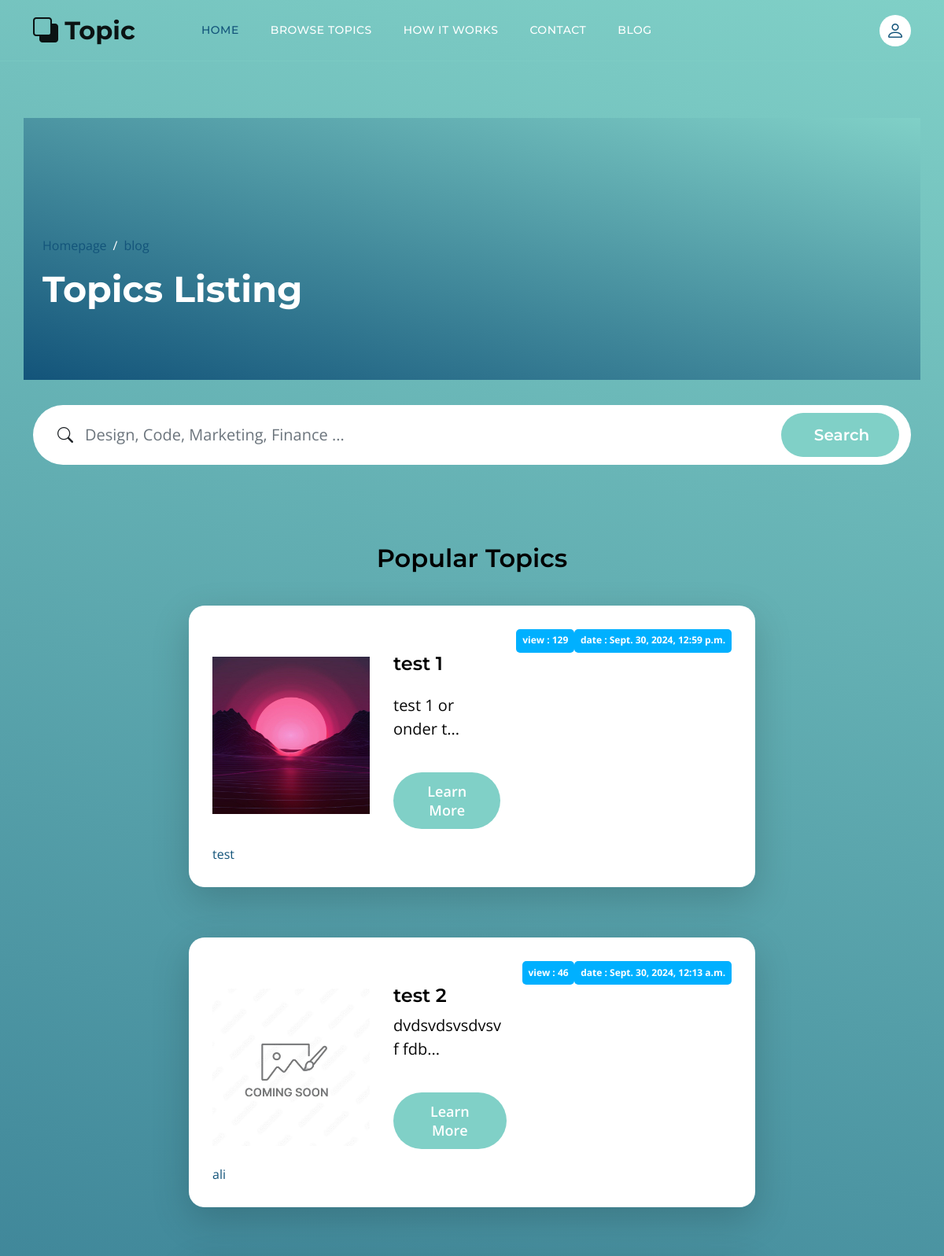
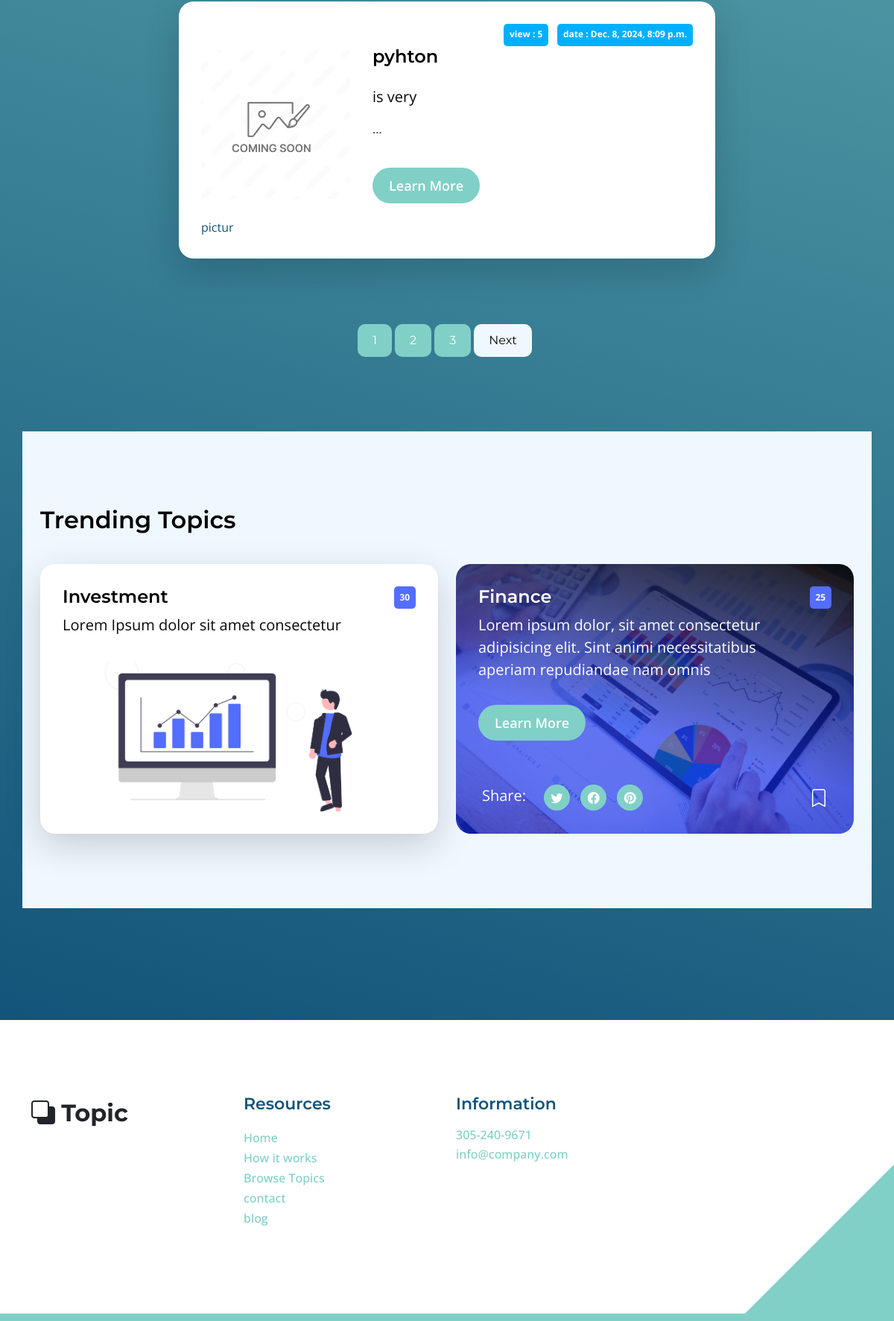
Screenshot of /blog/ with the database file from the repository (2 pictures, top to bottom).
### blog/models.py (models this page shows, shortened)
class post(models.Model):
    titel = models.CharField(max_length=255)
    content = models.TextField()
    img = models.ImageField(upload_to='blog/',default='default.jpg')
    status = models.BooleanField(default=False)
    cuntent_view=models.IntegerField(default=0)
    categore= models.ManyToManyField(categore)
    publish_date= models.DateTimeField(null=True)
    created_date= models.DateTimeField(auto_now_add=True)
    update_date= models.DateTimeField(auto_now=True)

class categore(models.Model):
    name = models.CharField(max_length=255)

### blog/views.py (the view)
# urls.py: path('', blog_home,name='blog_home'),
def blog_home(request,cat_name=None):
    now = timezone.now()
    posts = post.objects.filter(status=1,publish_date__lte=now)
    paginators = Paginator(posts,3)
    page_number = request.GET.get('page')
    if cat_name:
        posts = posts.filter(categore__name=cat_name)
    try:
        posts = paginators.get_page(page_number)
    except EmptyPage:
        posts = paginators.get_page(1)
    except PageNotAnInteger:
        posts = paginators.get_page(1)
    context = {'post': posts}
    return render(request,'blog/blog_home.html',context)

### blog/templatetags/blog-tag.py (called while the page is built)
@register.filter(name='short')
def function(value,arg=20):
    return value[:arg]+'...'

### templates/blog/blog_home.html (shortened to what this page needs)
{% extends "base.html" %}
{% load static %}
{% load blog-tag %}
{% load humanizelib %}
    {% block content %}
            <header class="site-header d-flex flex-column justify-content-center align-items-center">
                <div class="container">
                    <div class="row align-items-center">
                        <div class="col-lg-5 col-12">
                            <nav aria-label="breadcrumb">
                                <ol class="breadcrumb">
                                    <li class="breadcrumb-item"><a href="{% url 'website:index' %}">Homepage</a></li>
                                    <li class="breadcrumb-item"><a href="{% url 'blog:blog_home' %}">blog</a></li>
                                </ol>
                            </nav>
                            <h2 class="text-white">Topics Listing</h2>
                        </div>
                    </div>
                </div>
            </header>
            {% include 'blog/blog-search.html' %}
            <section class="section-padding">
                <div class="container">
                    <div class="row">
                        <div class="col-lg-12 col-12 text-center">
                            <h3 class="mb-4">Popular Topics</h3>
                        </div>
                    {% for p in post %}
                        <div class="col-lg-8 col-12 mt-3 mx-auto">
                            <div class="custom-block custom-block-topics-listing bg-white shadow-lg mb-5">
                                <div class="d-flex">
                                    <img src="{{p.img.url}}" class="custom-block-image img-fluid" alt="">
                                    <div class="custom-block-topics-listing-info d-flex flex-column">
                                        <h5 class="posts-title">{{p.titel}}</h5>
                                        <p class="excert">{{p.content|short|safe}}</p>
                                        <a href="{% url 'blog:blog_single' p.id %}" class="btn custom-btn mt-3 mt-lg-4">Learn More</a>
                                    </div>
                                    <span class="badge bg-design rounded-pill ms-auto"> view : {{ p.cuntent_view }}</span>
                                    <span class="badge bg-design rounded-pill ms-auto">date : {{ p.publish_date|naturaltime }}</span>
                                </div>
                                {% for cat in p.categore.all %}
                                <a href="{% url 'blog:category' cat_name=cat.name %}">{{cat.name}}
                                </a>
                                {%endfor%}
                            </div>
                        </div>
                    {% endfor %}
                        <div class="col-lg-12 col-12">
                            <nav aria-label="Page navigation example">
                                <ul class="pagination justify-content-center mb-0">
                                    {% for i in post.paginator.page_range %}
                                    <li class="page-item active" aria-current="page">
                                        <a class="page-link" href="?page={{i}}">{{i}}</a>
                                    </li>
                                    {%endfor%}
                                    <li class="page-item">
                                        {% if post.has_next %}
                                        <a class="page-link " href="?page={{ post.next_page_number }}" aria-label="Next">
                                            <span aria-hidden="true">Next</span>
                                        </a>
                                        {% endif %}
                                    </li>
                                </ul>
                            </nav>
                        </div>
                    </div>
                </div>
            </section>
            {% include 'blog/blog-Trending-Topics.html' %}
        </main>
{% endblock %}

### templates/base.html (shortened to what this page needs)
{% load static %}
<!doctype html>
<html lang="en">
    <head>
        <link href="{% static 'css/bootstrap.min.css'%}" rel="stylesheet">
        <link href="{% static 'css/bootstrap-icons.css'%}" rel="stylesheet">
        <link href="{% static 'css/templatemo-topic-listing.css'%}" rel="stylesheet">
</head>
<body id="top">
    <main>
        <nav class="navbar navbar-expand-lg">
            <div class="container">
                <a class="navbar-brand" >
                    <i class="bi-back"></i>
                    <span>Topic</span>
                </a>
                <div class="collapse navbar-collapse" id="navbarNav">
                    <ul class="navbar-nav ms-lg-5 me-lg-auto">
                        <li class="nav-item">
                            <a class="nav-link " href="{% url 'website:index' %}">Home</a>
                        </li>
                        <li class="nav-item">
                            <a class="nav-link smoothscroll" href="#section_2">Browse Topics</a>
                        </li>
                        <li class="nav-item">
                            <a class="nav-link smoothscroll" href="#section_3" >How it works</a>
                        </li>
                        <li class="nav-item">
                            <a class="nav-link " href="{% url 'website:contact' %}" >Contact</a>
                        </li>
                        <li class="nav-item dropdown">
                            <a class="nav-link " href="{% url 'blog:blog_home' %}" >blog</a>
                        </li>
                    </ul>
                    {% if request.user.is_authenticated %}
                        <a href="{% url 'account:logout' %}"> logout</a>
                        <span style="margin: 0 10px;">|</span>
                        <a> {{request.user.username}}</a>
                    {% else %}
                    <div class="d-none d-lg-block">
                        <a href="{% url 'account:login' %}" class="navbar-icon bi-person smoothscroll"></a>
                    </div>
                    {% endif %}
                </div>
            </div>
        </nav>
        <section class="hero-section d-flex justify-content-center align-items-center" id="section_1">
            <div class="container">
                <div class="row">
{% block content %}
{% endblock %}
<footer class="site-footer section-padding">
    <div class="container">
        <div class="row">
            <div class="col-lg-3 col-12 mb-4 pb-2">
                <a class="navbar-brand mb-2" >
                    <i class="bi-back"></i>
                    <span>Topic</span>
                </a>
            </div>
            <div class="col-lg-3 col-md-4 col-6">
                <h6 class="site-footer-title mb-3">Resources</h6>
                <ul class="site-footer-links">
                    <li class="site-footer-link-item">
                        <a href="{% url 'website:index' %}" class="site-footer-link">Home</a>
                    </li>
                    <li class="site-footer-link-item">
                        <a href="#section_3" class="site-footer-link">How it works</a>
                    </li>
                    <li class="site-footer-link-item">
                        <a href="#section_2" class="site-footer-link">Browse Topics</a>
                    </li>
                    <li class="site-footer-link-item">
                        <a href="{% url 'website:contact' %}" class="site-footer-link">contact</a>
                    </li>
                    <li class="site-footer-link-item">
                        <a href="{% url 'blog:blog_home' %}" class="site-footer-link">blog</a>
                    </li>
                </ul>
            </div>
            <div class="col-lg-3 col-md-4 col-6 mb-4 mb-lg-0">
                <h6 class="site-footer-title mb-3">Information</h6>
                <p class="text-white d-flex mb-1">
                    <a href="tel: 305-240-9671" class="site-footer-link">
                        305-240-9671
                    </a>
                </p>
                <p class="text-white d-flex">
                    <a href="mailto:info@company.com" class="site-footer-link">
                        info@company.com
                    </a>
                </p>
            </div>
        </div>
    </div>
</footer>
    </body>
</html>

### templates/blog/blog-search.html
<form method="get" class="custom-form mt-4 pt-2 mb-lg-0 mb-5" role="search" action="{% url 'blog:search' %}">
    <div class="input-group input-group-lg">
        <span class="input-group-text bi-search" >
        </span>
        <input name="search" type="search" class="form-control"  placeholder="Design, Code, Marketing, Finance ..." aria-label="Search">
        <button type="submit" class="form-control">Search</button>
    </div>
</form>

### templates/blog/blog-Trending-Topics.html (shortened to what this page needs)
{% load static %}
<section class="section-padding section-bg">
    <div class="container">
        <div class="row">
            <div class="col-lg-12 col-12">
                <h3 class="mb-4">Trending Topics</h3>
            </div>
            <div class="col-lg-6 col-md-6 col-12 mt-3 mb-4 mb-lg-0">
                <div class="custom-block bg-white shadow-lg">
                    <a href="topics-detail.html">
                        <div class="d-flex">
                            <div>
                                <h5 class="mb-2">Investment</h5>
                                <p class="mb-0">Lorem Ipsum dolor sit amet consectetur</p>
                            </div>
                            <span class="badge bg-finance rounded-pill ms-auto">30</span>
                        </div>
                        <img src="{% static 'images/topics/undraw_Finance_re_gnv2.png' %}" class="custom-block-image img-fluid" alt="">
                    </a>
                </div>
            </div>
            <div class="col-lg-6 col-md-6 col-12 mt-lg-3">
                <div class="custom-block custom-block-overlay">
                    <div class="d-flex flex-column h-100">
                        <img src="{% static 'images/businesswoman-using-tablet-analysis.jpg' %}" class="custom-block-image img-fluid" alt="">
                        <div class="custom-block-overlay-text d-flex">
                            <div>
                                <h5 class="text-white mb-2">Finance</h5>
                                <p class="text-white">Lorem ipsum dolor, sit amet consectetur adipisicing elit. Sint animi necessitatibus aperiam repudiandae nam omnis</p>
                                <a href="{% url 'blog:blog_home' %}" class="btn custom-btn mt-2 mt-lg-3">Learn More</a>
                            </div>
                            <span class="badge bg-finance rounded-pill ms-auto">25</span>
                        </div>
                        <div class="social-share d-flex">
                            <p class="text-white me-4">Share:</p>
                            <ul class="social-icon">
                                <li class="social-icon-item">
                                    <a href="#" class="social-icon-link bi-twitter"></a>
                                </li>
                                <li class="social-icon-item">
                                    <a href="#" class="social-icon-link bi-facebook"></a>
                                </li>
                                <li class="social-icon-item">
                                    <a href="#" class="social-icon-link bi-pinterest"></a>
                                </li>
                            </ul>
                            <a href="#" class="custom-icon bi-bookmark ms-auto"></a>
                        </div>
                    </div>
                </div>
            </div>
        </div>
    </div>
</section>

### rows the page displays
post: img (picture), titel "test 1", content|short "test 1 or onder t...", cuntent_view "129", publish_date "Sept. 30, 2024, 12:59 p.m."
categore: name "test"
post: img (placeholder picture), titel "test 2", content|short "dvdsvdsvsdvsv f fdb...", cuntent_view "46", publish_date "Sept. 30, 2024, 12:13 a.m."
categore: name "ali"
post: img (placeholder picture), titel "pyhton", content|short "is very ...", cuntent_view "5", publish_date "Dec. 8, 2024, 8:09 p.m."
categore: name "pictur"

### other values shown
{{ i }} "1" "2" "3"
